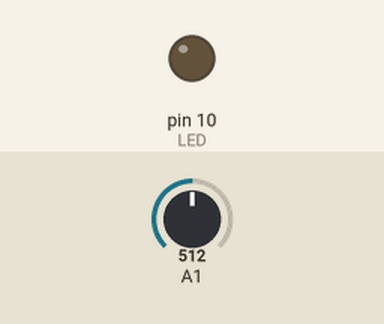
The sketch below on a simulated Arduino Uno, built with avr-gcc and run on an emulated ATmega328P. On the bench: output pins drawn as LEDs (lit = HIGH). Inputs (shaded band) come from the test bench; at power-on: A1 = 512.

Above: at 0.1 s.
At 0.6 s:
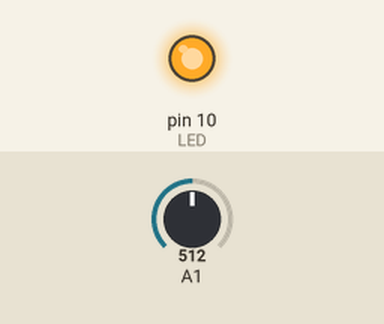
Timing chart, 0 to 2.1 s (numbered marks = the images above):
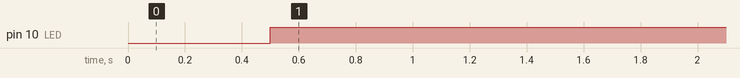

Measured:
- by itself, pin 10 (LED): LOW → HIGH at 0.50 s

The sketch:

03_arduino.ino
```cpp
void setup(){
    pinMode(10, OUTPUT);//LED
    Serial.begin(115200);//Taxa de transferência
}
void loop(){
    int valorRecebido;
    int luz = analogRead(1);
    delay(500);
    valorRecebido = Serial.read();
    if(valorRecebido == '0'){
        digitalWrite(10, 'LOW');
    }else{
        digitalWrite(10, 'HIGH');
    }
}
```
